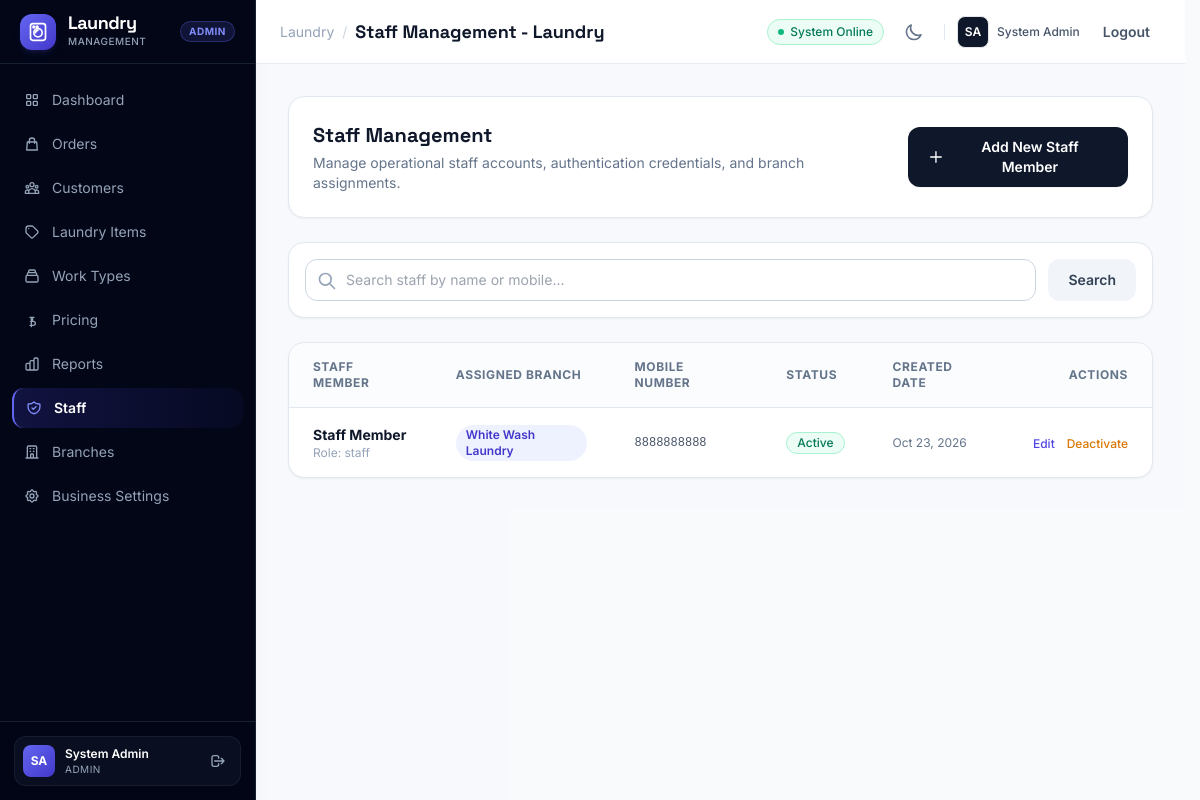
/laundry-lms/admin/staff (signed in), run on the app's committed database.
### tables this page shows
CREATE TABLE `users` (
  `id` bigint(20) unsigned NOT NULL AUTO_INCREMENT,
  `role` enum('admin','staff','customer') NOT NULL DEFAULT 'customer',
  `branch_id` bigint(20) unsigned DEFAULT NULL,
  `name` varchar(100) NOT NULL,
  `mobile` varchar(15) NOT NULL,
  `pin_hash` varchar(255) NOT NULL,
  `address` text DEFAULT NULL,
  `is_active` tinyint(1) DEFAULT 1,
  `must_change_pin` tinyint(1) NOT NULL DEFAULT 0,
  `session_version` int(10) unsigned NOT NULL DEFAULT 1,
  `created_at` timestamp NOT NULL DEFAULT current_timestamp(),
  `updated_at` timestamp NOT NULL DEFAULT current_timestamp() ON UPDATE current_timestamp(),
  `deleted_at` timestamp NULL DEFAULT NULL,
  PRIMARY KEY (`id`),
  UNIQUE KEY `idx_mobile` (`mobile`),
  KEY `idx_users_branch` (`branch_id`),
  CONSTRAINT `fk_users_branch` FOREIGN KEY (`branch_id`) REFERENCES `branches` (`id`) ON DELETE SET NULL
);

CREATE TABLE `branches` (
  `id` bigint(20) unsigned NOT NULL AUTO_INCREMENT,
  `name` varchar(100) NOT NULL,
  `code` varchar(20) NOT NULL,
  `phone` varchar(20) DEFAULT NULL,
  `address` text DEFAULT NULL,
  `working_hours` varchar(100) DEFAULT NULL,
  `is_active` tinyint(1) NOT NULL DEFAULT 1,
  `created_at` timestamp NOT NULL DEFAULT current_timestamp(),
  `updated_at` timestamp NOT NULL DEFAULT current_timestamp() ON UPDATE current_timestamp(),
  `deleted_at` timestamp NULL DEFAULT NULL,
  PRIMARY KEY (`id`),
  UNIQUE KEY `uq_branches_code` (`code`),
  KEY `idx_branches_active` (`is_active`)
);

### views/pages/admin/staff/index.php (the view, shortened to what the rows shown need)
<div class="space-y-6">
    <div class="flex flex-col sm:flex-row justify-between items-start sm:items-center gap-4 bg-white p-6 rounded-2xl border border-slate-200 shadow-sm">
        <div>
            <h2 class="text-xl font-bold text-slate-900 font-display">Staff Management</h2>
        </div>
    </div>
    <div class="bg-white rounded-2xl border border-slate-200 shadow-sm overflow-hidden">
        <div class="overflow-x-auto">
            <table class="w-full text-left border-collapse">
                <thead>
                    <tr class="bg-slate-50/50 border-b border-slate-200 text-xs font-semibold text-slate-500 uppercase tracking-wider">
                        <th class="px-6 py-4">Staff Member</th>
                        <th class="px-6 py-4">Assigned Branch</th>
                        <th class="px-6 py-4">Mobile Number</th>
                        <th class="px-6 py-4">Status</th>
                        <th class="px-6 py-4">Created Date</th>
                        <th class="px-6 py-4 text-right">Actions</th>
                    </tr>
                </thead>
                <tbody class="divide-y divide-slate-100 text-sm">
                    <?php if (empty($staffMembers)): ?>
                        <tr>
                            <td colspan="6" class="px-6 py-12 text-center text-slate-400">
                                No staff accounts found matching your criteria.
                            </td>
                        </tr>
                    <?php else: ?>
                        <?php foreach ($staffMembers as $s): ?>
                            <tr class="hover:bg-slate-50/50 transition-colors">
                                <td class="px-6 py-4">
                                    <div class="font-bold text-slate-900"><?= htmlspecialchars($s['name']) ?></div>
                                    <div class="text-xs text-slate-400">Role: <?= htmlspecialchars($s['role']) ?></div>
                                </td>
                                <td class="px-6 py-4">
                                    <span class="inline-flex items-center px-2.5 py-0.5 rounded-full text-xs font-semibold bg-indigo-50 text-indigo-700">
                                        <?= htmlspecialchars($s['branch_name'] ?? 'Unassigned') ?>
                                    </span>
                                </td>
                                <td class="px-6 py-4 font-mono text-slate-600 text-xs"><?= htmlspecialchars($s['mobile']) ?></td>
                                <td class="px-6 py-4">
                                    <span class="inline-flex items-center px-2.5 py-0.5 rounded-full text-xs font-medium <?= (int)$s['is_active'] === 1 ? 'bg-emerald-50 text-emerald-700 border border-emerald-200' : 'bg-rose-50 text-rose-700 border border-rose-200' ?>">
                                        <?= (int)$s['is_active'] === 1 ? 'Active' : 'Inactive' ?>
                                    </span>
                                </td>
                                <td class="px-6 py-4 text-slate-500 text-xs">
                                    <?= htmlspecialchars(date('M d, Y', strtotime($s['created_at']))) ?>
                                </td>
                                <td class="px-6 py-4 text-right space-x-2 whitespace-nowrap">
                                    <button onclick="openEditStaffModal(<?= htmlspecialchars(json_encode($s), ENT_QUOTES, 'UTF-8') ?>)" class="text-indigo-600 hover:text-indigo-900 font-medium text-xs">
                                        Edit
                                    </button>
                                    <form action="/laundry-lms/admin/staff/toggle-status" method="POST" class="inline" onsubmit="return confirm('<?= (int)$s['is_active'] === 1 ? 'Deactivate this staff account? They will not be able to log in.' : 'Reactivate this staff account?' ?>');">
                                        <button type="submit" class="<?= (int)$s['is_active'] === 1 ? 'text-amber-600 hover:text-amber-900' : 'text-emerald-600 hover:text-emerald-900' ?> font-medium text-xs">
                                            <?= (int)$s['is_active'] === 1 ? 'Deactivate' : 'Activate' ?>
                                        </button>
                                    </form>
                                </td>
                            </tr>
                        <?php endforeach; ?>
                    <?php endif; ?>
                </tbody>
            </table>
        </div>
    </div>
</div>

### data on the page
users: name "Staff Member", role "staff", branch.name "White Wash Laundry", mobile "8888888888", is_active "Active", created_at "Oct 23, 2026"

### other printed values
Security::e($role === 'staff' ? 'Staff' : 'Admin') "ADMIN"
Security::e($item['label']) "Dashboard"
Security::e($item['label']) "Orders"
Security::e($item['label']) "Customers"
Security::e($item['label']) "Laundry Items"
Security::e($item['label']) "Work Types"
Security::e($item['label']) "Pricing"
Security::e($item['label']) "Reports"
Security::e($item['label']) "Staff"
Security::e($item['label']) "Branches"
Security::e($item['label']) "Business Settings"
Security::e($userInitials) "SA"
Security::e($userName) "System Admin"
Security::e($role) "ADMIN"
Security::e($pageTitle) "Staff Management - Laundry"
